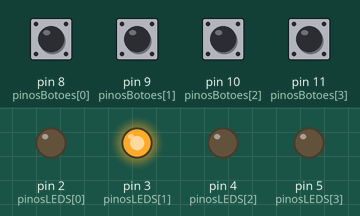
Simulated run of this program. Board: Arduino Uno, built with avr-gcc and run on an emulated ATmega328P. Parts: output pins drawn as LEDs (lit = HIGH). Inputs (shaded band) come from the test bench; at power-on: pin 8 (pinosBotoes[0]), pin 9 (pinosBotoes[1]), pin 10 (pinosBotoes[2]), pin 11 (pinosBotoes[3]) HIGH. What the program prints to the serial monitor is not drawn.

Above: at 1.2 s.
1.3 s: pin 8 (pinosBotoes[0]) pulled LOW for 0.15 s
At 1.38 s:
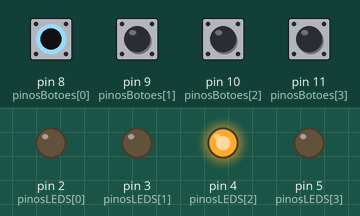
2.9 s: pin 9 (pinosBotoes[1]) pulled LOW for 0.15 s
At 2.98 s:
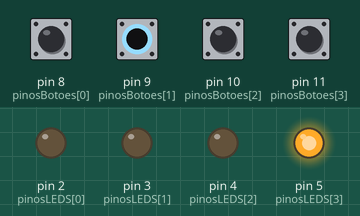
4.5 s: pin 10 (pinosBotoes[2]) pulled LOW for 0.15 s
At 4.58 s:
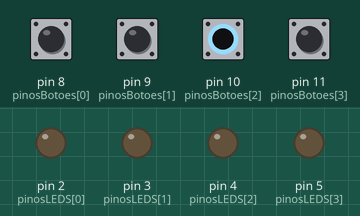
6.1 s: pin 11 (pinosBotoes[3]) pulled LOW for 0.15 s
At 7.4 s:
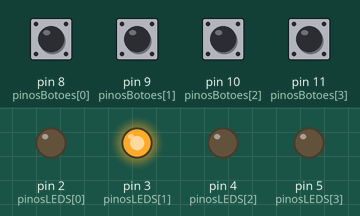
7.8 s: pin 8 (pinosBotoes[0]) pulled LOW for 1 s
At 8.2 s:
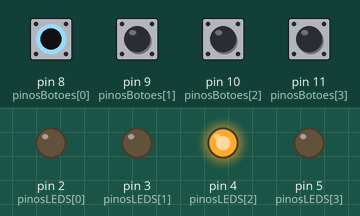
10.3 s: pin 9 (pinosBotoes[1]) pulled LOW for 1 s
At 12.2 s:
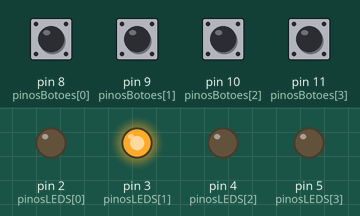
Timing chart, 0 to 13.7 s (numbered marks = the images above; inputs shaded):
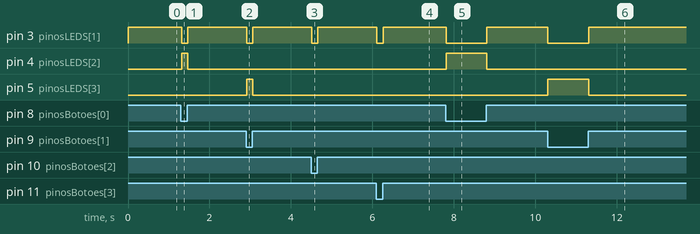

Measured:
- after the input at 1.3 s, pin 3 (pinosLEDS[1]): HIGH → LOW at once, → HIGH 0.15 s later; pin 4 (pinosLEDS[2]): LOW → HIGH at once, → LOW 0.15 s later
- after the input at 2.9 s, pin 3 (pinosLEDS[1]): HIGH → LOW at once, → HIGH 0.15 s later; pin 5 (pinosLEDS[3]): LOW → HIGH at once, → LOW 0.15 s later
- after the input at 4.5 s, pin 3 (pinosLEDS[1]): HIGH → LOW at once, → HIGH 0.15 s later
- after the input at 6.1 s, pin 3 (pinosLEDS[1]): HIGH → LOW at once, → HIGH 0.15 s later
- after the input at 7.8 s, pin 3 (pinosLEDS[1]): HIGH → LOW at once, → HIGH 1.0 s later; pin 4 (pinosLEDS[2]): LOW → HIGH at once, → LOW 1.0 s later
- after the input at 10.3 s, pin 3 (pinosLEDS[1]): HIGH → LOW at once, → HIGH 1.0 s later; pin 5 (pinosLEDS[3]): LOW → HIGH at once, → LOW 1.0 s later

The program:

main.cpp
```cpp
#include <Arduino.h>

    // Configuraçoes gerais do codigo
    //objetivo: definir constantes, tipos e variaveis globais


    enum Botoes_EstadoBotoes {
    BOTAO_DIREITA,
    BOTAO_ESQUERDA,
    BOTAO_CIMA,
    BOTAO_BAIXO
    };

    enum estado_Sistema {
    DESLIGADO,
    DIREITA,
    ESQUERDA,
    CIMA,
    BAIXO
    };

    //Array
    int pinosLEDS[] = {2, 3, 4, 5 };
    int numLeds = 4;
    int pinosBotoes[] = {8, 9, 10, 11};
    int numBotoes = 4;

    //criaçao da varivael global (para saber quais botoes foram pressionados)
    estado_Sistema estadoAtual = DESLIGADO;

    void setup()
    {
    Serial.begin(9600);

     //LEDS
    for (int i = 0; i < numLeds; i++){
    pinMode(pinosLEDS[i], OUTPUT);
    }

     //Divisao entre pinagem BOTOES
    for (int i = 0; i < numBotoes; i++) {
    pinMode(pinosBotoes[i], INPUT_PULLUP);
    }
    }
    //Configuracao antes de rodar o loop
    //Objetivo de iniciar a comunicacao serial e definir os pinos
    // Tempo para o monitor_speed,apresentacaO
    void loop()
    {
        //Repetiçao infinita
        //Objetivo ler os botoes, definir direçao e println
        //Leitura digital do estado do botao
        //Leitura digital do LED nao é usado
         // Lógica para ler os botões e mudar o estado
    if (digitalRead(pinosBotoes[BOTAO_DIREITA]) == LOW)
    {estadoAtual = DIREITA;
    Serial.print("DIREITA");}
    else if (digitalRead(pinosBotoes[BOTAO_ESQUERDA]) == LOW)
    {estadoAtual = ESQUERDA;
    Serial.print("ESQUERDA");}
    else if (digitalRead(pinosBotoes[BOTAO_CIMA]) == LOW)
     {estadoAtual = CIMA;
     Serial.print("CIMA");}
    else if (digitalRead(pinosBotoes[BOTAO_BAIXO]) == LOW)
     {estadoAtual = BAIXO;
     Serial.print("BAIXO");}
    else {
    // Se nenhum botão estiver pressionado, volta ao estado APAGADO
    estadoAtual = DESLIGADO;
    Serial.print("DESLIGADO");
    }


    // Bloco switch e case para executar a ação baseada no estado

  switch (estadoAtual) {

    case BOTAO_DIREITA:
      digitalWrite(pinosLEDS[DIREITA], HIGH);
      // Apaga os outros para evitar que fiquem acesos
      digitalWrite(pinosLEDS[ESQUERDA], LOW);
      digitalWrite(pinosLEDS[CIMA], LOW);
      digitalWrite(pinosLEDS[BAIXO], LOW);
      break;

    case BOTAO_ESQUERDA:
      digitalWrite(pinosLEDS[ESQUERDA], HIGH);
      // Apaga os outros para evitar que fiquem acesos
      digitalWrite(pinosLEDS[DIREITA], LOW);
      digitalWrite(pinosLEDS[CIMA], LOW);
      digitalWrite(pinosLEDS[BAIXO], LOW);
      break;

    case BOTAO_CIMA:
      digitalWrite(pinosLEDS[CIMA], HIGH);
      // Apaga os outros para evitar que fiquem acesos
      digitalWrite(pinosLEDS[DIREITA], LOW);
      digitalWrite(pinosLEDS[ESQUERDA], LOW);
      digitalWrite(pinosLEDS[BAIXO], LOW);
      break;

    case BOTAO_BAIXO:
      digitalWrite(pinosLEDS[BAIXO], HIGH);
      // Apaga os outros para evitar que fiquem acesos
      digitalWrite(pinosLEDS[DIREITA], LOW);
      digitalWrite(pinosLEDS[ESQUERDA], LOW);
      digitalWrite(pinosLEDS[CIMA], LOW);
      break;

    default:
      // Se nenhum modo for selecionado, apaga todos os LEDs
      digitalWrite(pinosLEDS[BAIXO], LOW);
      digitalWrite(pinosLEDS[DIREITA], LOW);
      digitalWrite(pinosLEDS[ESQUERDA], LOW);
      digitalWrite(pinosLEDS[CIMA], LOW);

      break;
    }
    }
```

main_copy.cpp
```cpp

```
